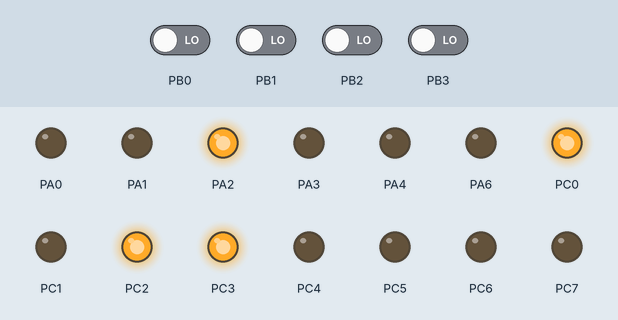
Recording of a program running on a simulated ATmega32, built with avr-gcc and emulated at 1 MHz. Parts: output pins drawn as LEDs (lit = HIGH). The inputs (shaded band) are chosen by the test bench; at power-on: PB0–3 LOW.

Above: at 1.2 s.
1.3 s: PB0 driven HIGH
At 2.5 s:
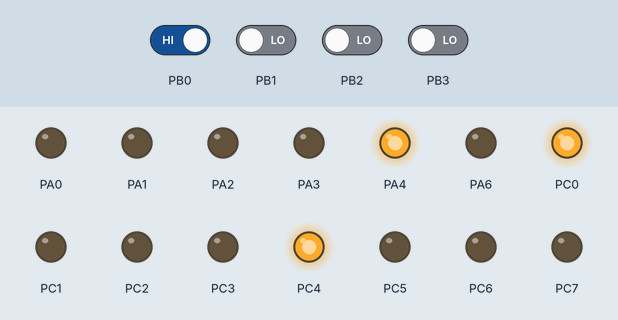
2.8 s: PB1 driven HIGH
At 3.7 s:
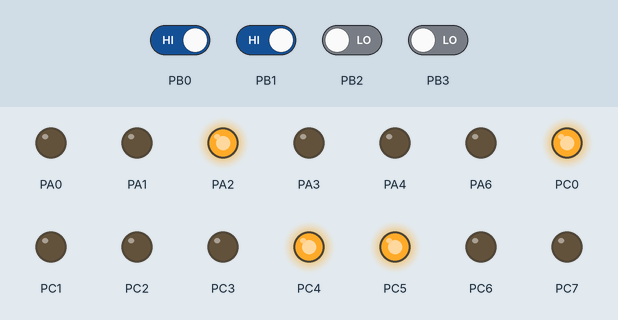
4.3 s: PB2 driven HIGH
At 4.8 s:
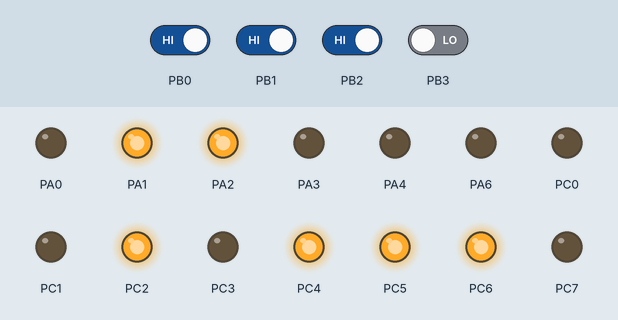
5.8 s: PB3 driven HIGH
At 7.0 s:
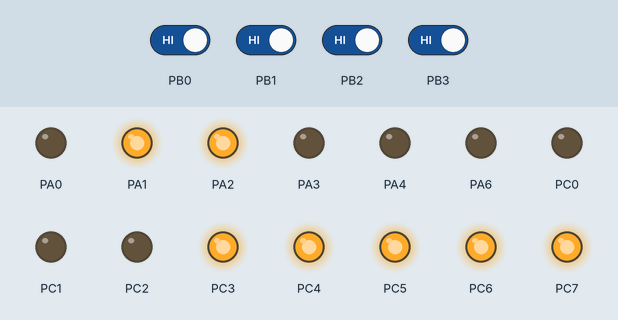
7.3 s: PB0 driven LOW
At 8.5 s:
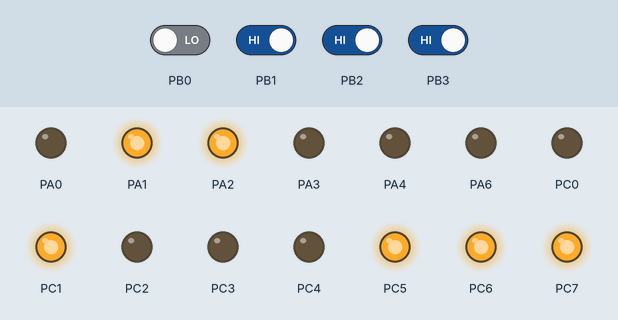
8.8 s: PB1 driven LOW
At 9.6 s:
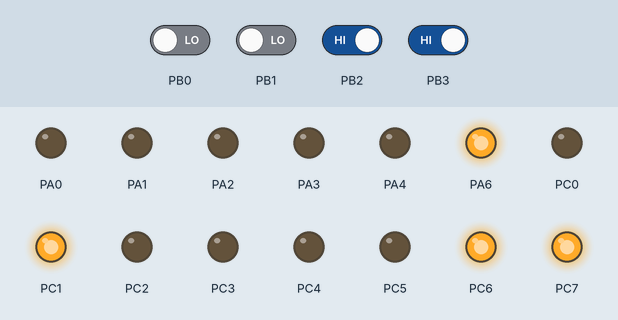
Timing chart, 0 to 11.3 s (numbered marks = the images above; inputs shaded):
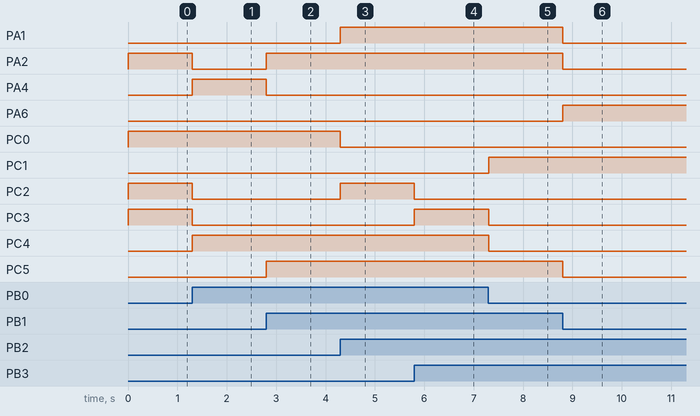

Measured:
- after the input at 1.3 s, PA2, PC2, PC3: HIGH → LOW at once; PA4, PC4: LOW → HIGH at once
- after the input at 2.8 s, PA2, PC5: LOW → HIGH at once; PA4: HIGH → LOW at once
- after the input at 4.3 s, PA1, PC2, PC6: LOW → HIGH at once; PC0: HIGH → LOW at once
- after the input at 5.8 s, PC2: HIGH → LOW at once; PC3, PC7: LOW → HIGH at once
- after the input at 7.3 s, PC1: LOW → HIGH at once; PC3, PC4: HIGH → LOW at once
- after the input at 8.8 s, PA1, PA2, PC5: HIGH → LOW at once; PA6: LOW → HIGH at once

The program:

main.c
```c
#define F_CPU 1000000
#include <util/delay.h>
#include <avr/io.h>

// generated based on our provided serial
// like 1 is sw and .....


#define add 0x0D
#define addi 0x03
#define sub 0x0E
#define subi 0x04
#define and 0x0B
#define andi 0x02
#define or 0x07
#define ori 0x08
#define sll 0x06
#define srl 0x00
#define nor 0x0F
#define lw 0x05
#define sw 0x01
#define beq 0x0C
#define bneq 0x0A
#define j 0x09


// defining our operations for producing ALUOP and selectors for each and every mux . ALUOP is not needed actually . This part is done in our circuit

unsigned char memArr[32];
int controlMem[16] = {0xd04,0x110,
	0x704,0x104,
	0x304,0x12c,
	0xb04,0x406,
	0x504,0x001,
	0x280,0x606,
	0x240,0x006,
0x206,0x806};

int main(void)
{
	// To use PC2,3,4,5 pins for general I/O operations, JTAG must be disabled.(Enable JTD twice)
	MCUCSR |= (1<<JTD);
	MCUCSR |= (1<<JTD);


	DDRA=0xFF;
	DDRB=0X00;
	DDRD=0X00;
	DDRC=0XFF;

	//DDRA=0X00; // ShowAddr A0 to A4; A5-> showaddrflag

	// opc BL
	// mRrWrDj AL
	// bNbEm2RmW AH
	// aluOPaluSRC CL


	PORTA = 0b11111111; // assign it as output
	PORTB = 0b00000000; // will take input for register1 and shift operation
	PORTD = 0b00000000; // takes input for register 2
	PORTC = 0b00001111; // shows output in the LSB part


	while (1)
	{
		unsigned int operation = PINB & 0b00001111;
		// taking input such as ADD OR , based on 4 bits
		// actually 0-15

		int ctrlOUT1 = controlMem[operation]%256;
		// now we have the value for each mux and aluop in int form

		PORTA = ctrlOUT1 & 0b11111111;
		// getting complete last 8 bit address in portA

		ctrlOUT1 = controlMem[operation]/256;

		PORTC = (ctrlOUT1 & 0b00001111)|( (operation<<4) & 0b11110000);
		//this will have the remaining 4 bits

		// combining PORTA and PORTC = mux selectors + ALUOP

		_delay_ms(10);
	}
}
//Control
```
